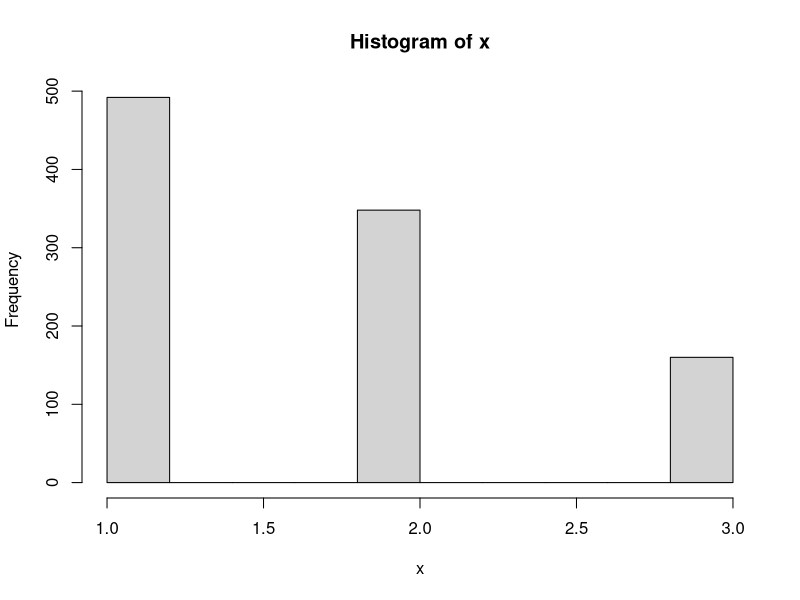

R code for this plot: (Note: this script raises an error after producing the figure.)
sample_from <- function(p, n = 1) {

    get_x <- function() {
        p1 <- c(0, p[seq_len(length(p) - 1)])
        t <- runif(1)
        u <- (t > cumsum(p1)) & (t < cumsum(p))
        x <- which(u == 1)

        x
    }

    x <- rep(0, n)
    for (i in seq_len(n)) {
        x[i] <- get_x()
    }

    x
}

p <- c(1/2, 1/3, 1/6)

x <- sample_from(p, 1000)

hist(x)

etat_suiv <- function(x, Q) {
    p <- Q[x,]
    sample_from(p)
}


# ===================== Question 3 =================

Q <- matrix(c(1/3, 1/3, 1/3, 1/2, 0, 1/2, 0, 1/2, 1/2), byrow = TRUE, nrow = 3, ncol = 3)


sim_chain <- function(p0, Q, n = 50) {

    # get the first state
    x0 <- sample_from(p0)

    x <- rep(0, n)
    x[1] <- x0

    for (i in seq_len(n - 1)) {
        x[i + 1] <- etat_suiv(x[i], Q)
    }

    x
}

n_exp <- 20
t1 <- sim_chain(c(1, 0, 0), Q, n_exp)
t2 <- sim_chain(c(1, 0, 0), Q, n_exp)
t3 <- sim_chain(c(1, 0, 0), Q, n_exp)

df <- tibble(n = 1:n_exp, t1, t2, t3) |>
    pivot_longer(c(t1, t2, t3), names_to = "traj", values_to = "state")

df |> ggplot(aes(n, state, col = traj)) + geom_line() + facet_wrap(~traj)


eigen_out <- eigen(t(Q))
loi_stat <- eigen_out$vectors[,1]
loi_stat <- loi_stat / sum(loi_stat)

loi_stat

x <- sim_chain(c(1, 0, 0), Q, 1000)
loi_stat

# Calculate the portion spent in a certain state n
# given a simulation x
ft <- function(x, n) {
    cumsum(x == n) / seq_len(length(x))
}

ft1 <- ft(x, 1)
ft2 <- ft(x, 2)
ft3 <- ft(x, 3)

df_ft <- tibble(n = 1:1000, ft1, ft2, ft3) |>
    pivot_longer(c(ft1, ft2, ft3), names_to = "traj", values_to = "state")

df_ft |> ggplot(aes(n, state, col = traj)) + geom_line() + facet_wrap(~traj)


# ============== Question 4 ================#
n <- 50
Q <- matrix(c(0, 1, 0, 0.5, 0, 0.5, 0, 1, 0), nrow = 3, byrow = TRUE)
chain <- sim_chain(c(1, 0, 0), Q, n)
df <- tibble(n = 1:n, chain)
df |> ggplot(aes(n, chain)) + geom_line()



# ============== Question 5 ================#
n <- 50
Q <- matrix(c(0.5, 0.5, 0, 0, 0.5, 0.5, 0, 0, 0, 0, 2/3, 1/3, 0, 0, .25, .75), nrow = 5, byrow = TRUE)